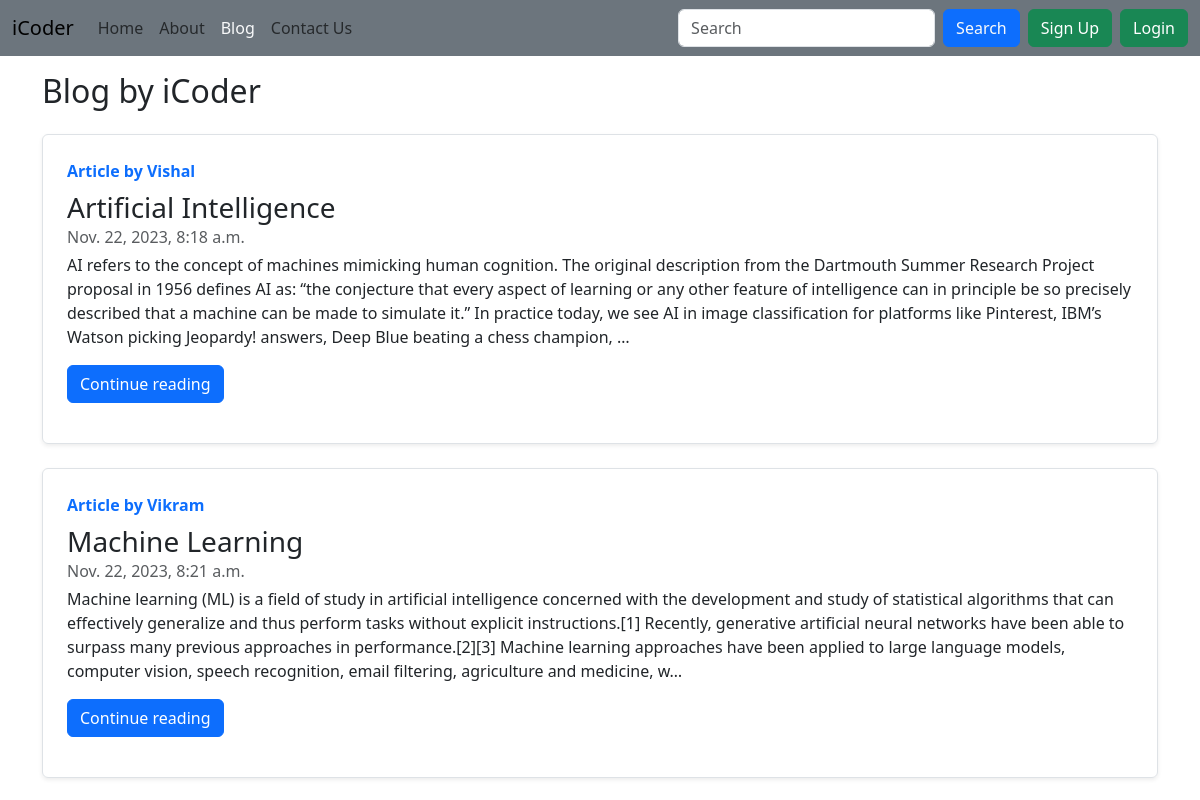
Screenshot of /blog/ with the database file from the repository.
### blog/models.py (models this page shows, shortened)
class Post(models.Model):
    sno = models.AutoField(primary_key=True)
    title = models.CharField(max_length=255)
    content = models.TextField()
    author = models.CharField(max_length=100)
    slug = models.CharField(max_length=130)
    timeStamp = models.DateTimeField(blank=True)

### blog/views.py (the view)
# urls.py: path('', views.blogHome, name='blogHome'),
def blogHome(request):
    allPosts = Post.objects.all()
    context = {'allPosts' : allPosts}
    return render(request, 'blog/blogHome.html', context)

### templates/blog/blogHome.html (shortened to what this page needs)
{% extends "base.html" %}
{% block blogactive %} text-light {% endblock blogactive %}
{% block body %}
<div class="container my-3">
    <h2>Blog by iCoder</h2>
    {% for post in allPosts  %}
    <div class="row g-0 border rounded overflow-hidden flex-md-row my-4 shadow-sm h-md-250 position-relative">
      <div class="col p-4 d-flex flex-column position-static">
        <a href="#" class="text-decoration-none"><b class="d-inline-block mb-2 text-primary">Article by {{post.author}}</b></a>
        <a href="/blog/{{post.slug}}" class="text-decoration-none">
        <h3 class="mb-0 text-dark">{{post.title}}</h3>
        <div class="mb-1 text-body-secondary">{{post.timeStamp}}</div>
        <p class="card-text mb-auto text-dark">{{post.content | truncatechars:500}}</p>
          <div class="my-3">
            <a href="/blog/{{post.slug}}" role="button" class="btn btn-primary">
                Continue reading
              </a>
          </div>
      </div>
    </div>
    {% endfor %}
</div>
{% endblock body %}

### rows the page displays
Post: author "Vishal", title "Artificial Intelligence", timeStamp "Nov. 22, 2023, 8:18 a.m.", content "AI refers to the concept of machines mimicking human cognition. The original description from the Dartmouth Summer Research Project proposal in 1956 defines AI as: “the conjecture that every aspect of learning or any other feature of intelligence can in principle be so precisely described that a machine can be made to simulate it.” In practice today, we see AI in image classification for platforms like Pinterest, IBM’s Watson picking Jeopardy! answers, Deep Blue beating a chess champion, …"
Post: author "Vikram", title "Machine Learning", timeStamp "Nov. 22, 2023, 8:21 a.m.", content "Machine learning (ML) is a field of study in artificial intelligence concerned with the development and study of statistical algorithms that can effectively generalize and thus perform tasks without explicit instructions.[1] Recently, generative artificial neural networks have been able to surpass many previous approaches in performance.[2][3] Machine learning approaches have been applied to large language models, computer vision, speech recognition, email filtering, agriculture and medicine, w…"
